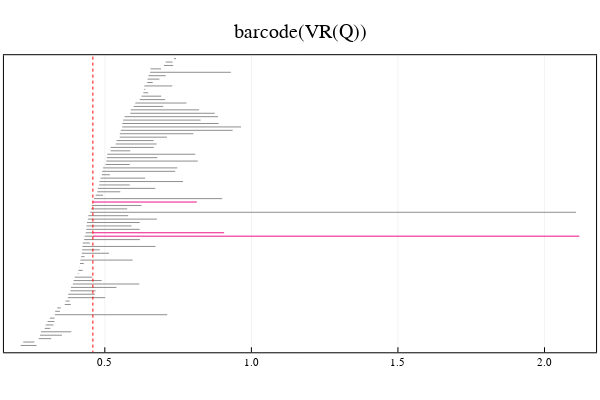

The notebook cell saved with this chart:
### Code cell
plot(p, title ="barcode(VR(Q))")

### Figure 1 — Plotly figure (JSON) as saved in the notebook; plotly's stock layout.template omitted (floating-point values rounded to 4 significant figures)
{"data": [{"colorbar": {"title": ""}, "hoverinfo": "text", "legendgroup": "y1", "line": {"color": "rgba(143, 143, 143, 1.000)", "dash": "solid", "shape": "linear", "width": 1}, "mode": "lines", "name": "y1", "showlegend": true, "text": ["class 18", "class 18"], "type": "scatter", "x": [0.213, 0.2671], "xaxis": "x1", "y": [1, 1], "yaxis": "y1", "zmax": null, "zmin": null}, {"colorbar": {"title": ""}, "hoverinfo": "text", "legendgroup": "y2", "line": {"color": "rgba(143, 143, 143, 1.000)", "dash": "solid", "shape": "linear", "width": 1}, "mode": "lines", "name": "y2", "showlegend": true, "text": ["class 19", "class 19"], "type": "scatter", "x": [0.2217, 0.26], "xaxis": "x1", "y": [2, 2], "yaxis": "y1", "zmax": null, "zmin": null}, {"colorbar": {"title": ""}, "hoverinfo": "text", "legendgroup": "y3", "line": {"color": "rgba(143, 143, 143, 1.000)", "dash": "solid", "shape": "linear", "width": 1}, "mode": "lines", "name": "y3", "showlegend": true, "text": ["class 20", "class 20"], "type": "scatter", "x": [0.2744, 0.3171], "xaxis": "x1", "y": [3, 3], "yaxis": "y1", "zmax": null, "zmin": null}, {"colorbar": {"title": ""}, "hoverinfo": "text", "legendgroup": "y4", "line": {"color": "rgba(143, 143, 143, 1.000)", "dash": "solid", "shape": "linear", "width": 1}, "mode": "lines", "name": "y4", "showlegend": true, "text": ["class 21", "class 21"], "type": "scatter", "x": [0.2791, 0.3537], "xaxis": "x1", "y": [4, 4], "yaxis": "y1", "zmax": null, "zmin": null}, {"colorbar": {"title": ""}, "hoverinfo": "text", "legendgroup": "y5", "line": {"color": "rgba(143, 143, 143, 1.000)", "dash": "solid", "shape": "linear", "width": 1}, "mode": "lines", "name": "y5", "showlegend": true, "text": ["class 22", "class 22"], "type": "scatter", "x": [0.2825, 0.386], "xaxis": "x1", "y": [5, 5], "yaxis": "y1", "zmax": null, "zmin": null}, {"colorbar": {"title": ""}, "hoverinfo": "text", "legendgroup": "y6", "line": {"color": "rgba(143, 143, 143, 1.000)", "dash": "solid", "shape": "linear", "width": 1}, "mode": "lines", "name": "y6", "showlegend": true, "text": ["class 1", "class 1"], "type": "scatter", "x": [0.295, 0.3141], "xaxis": "x1", "y": [6, 6], "yaxis": "y1", "zmax": null, "zmin": null}, {"colorbar": {"title": ""}, "hoverinfo": "text", "legendgroup": "y7", "line": {"color": "rgba(143, 143, 143, 1.000)", "dash": "solid", "shape": "linear", "width": 1}, "mode": "lines", "name": "y7", "showlegend": true, "text": ["class 2", "class 2"], "type": "scatter", "x": [0.2981, 0.3251], "xaxis": "x1", "y": [7, 7], "yaxis": "y1", "zmax": null, "zmin": null}, {"colorbar": {"title": ""}, "hoverinfo": "text", "legendgroup": "y8", "line": {"color": "rgba(143, 143, 143, 1.000)", "dash": "solid", "shape": "linear", "width": 1}, "mode": "lines", "name": "y8", "showlegend": true, "text": ["class 3", "class 3"], "type": "scatter", "x": [0.3047, 0.3284], "xaxis": "x1", "y": [8, 8], "yaxis": "y1", "zmax": null, "zmin": null}, {"colorbar": {"title": ""}, "hoverinfo": "text", "legendgroup": "y9", "line": {"color": "rgba(143, 143, 143, 1.000)", "dash": "solid", "shape": "linear", "width": 1}, "mode": "lines", "name": "y9", "showlegend": true, "text": ["class 23", "class 23"], "type": "scatter", "x": [0.3123, 0.3288], "xaxis": "x1", "y": [9, 9], "yaxis": "y1", "zmax": null, "zmin": null}, {"colorbar": {"title": ""}, "hoverinfo": "text", "legendgroup": "y10", "line": {"color": "rgba(143, 143, 143, 1.000)", "dash": "solid", "shape": "linear", "width": 1}, "mode": "lines", "name": "y10", "showlegend": true, "text": ["class 73", "class 73"], "type": "scatter", "x": [0.3297, 0.7131], "xaxis": "x1", "y": [10, 10], "yaxis": "y1", "zmax": null, "zmin": null}, {"colorbar": {"title": ""}, "hoverinfo": "text", "legendgroup": "y11", "line": {"color": "rgba(143, 143, 143, 1.000)", "dash": "solid", "shape": "linear", "width": 1}, "mode": "lines", "name": "y11", "showlegend": true, "text": ["class 24", "class 24"], "type": "scatter", "x": [0.3308, 0.3467], "xaxis": "x1", "y": [11, 11], "yaxis": "y1", "zmax": null, "zmin": null}, {"colorbar": {"title": ""}, "hoverinfo": "text", "legendgroup": "y12", "line": {"color": "rgba(143, 143, 143, 1.000)", "dash": "solid", "shape": "linear", "width": 1}, "mode": "lines", "name": "y12", "showlegend": true, "text": ["class 4", "class 4"], "type": "scatter", "x": [0.3379, 0.3497], "xaxis": "x1", "y": [12, 12], "yaxis": "y1", "zmax": null, "zmin": null}, {"colorbar": {"title": ""}, "hoverinfo": "text", "legendgroup": "y13", "line": {"color": "rgba(143, 143, 143, 1.000)", "dash": "solid", "shape": "linear", "width": 1}, "mode": "lines", "name": "y13", "showlegend": true, "text": ["class 25", "class 25"], "type": "scatter", "x": [0.3632, 0.384], "xaxis": "x1", "y": [13, 13], "yaxis": "y1", "zmax": null, "zmin": null}, {"colorbar": {"title": ""}, "hoverinfo": "text", "legendgroup": "y14", "line": {"color": "rgba(143, 143, 143, 1.000)", "dash": "solid", "shape": "linear", "width": 1}, "mode": "lines", "name": "y14", "showlegend": true, "text": ["class 26", "class 26"], "type": "scatter", "x": [0.3662, 0.3801], "xaxis": "x1", "y": [14, 14], "yaxis": "y1", "zmax": null, "zmin": null}, {"colorbar": {"title": ""}, "hoverinfo": "text", "legendgroup": "y15", "line": {"color": "rgba(143, 143, 143, 1.000)", "dash": "solid", "shape": "linear", "width": 1}, "mode": "lines", "name": "y15", "showlegend": true, "text": ["class 27", "class 27"], "type": "scatter", "x": [0.3742, 0.5013], "xaxis": "x1", "y": [15, 15], "yaxis": "y1", "zmax": null, "zmin": null}, {"colorbar": {"title": ""}, "hoverinfo": "text", "legendgroup": "y16", "line": {"color": "rgba(143, 143, 143, 1.000)", "dash": "solid", "shape": "linear", "width": 1}, "mode": "lines", "name": "y16", "showlegend": true, "text": ["class 28", "class 28"], "type": "scatter", "x": [0.3751, 0.4659], "xaxis": "x1", "y": [16, 16], "yaxis": "y1", "zmax": null, "zmin": null}, {"colorbar": {"title": ""}, "hoverinfo": "text", "legendgroup": "y17", "line": {"color": "rgba(143, 143, 143, 1.000)", "dash": "solid", "shape": "linear", "width": 1}, "mode": "lines", "name": "y17", "showlegend": true, "text": ["class 29", "class 29"], "type": "scatter", "x": [0.3827, 0.4686], "xaxis": "x1", "y": [17, 17], "yaxis": "y1", "zmax": null, "zmin": null}, {"colorbar": {"title": ""}, "hoverinfo": "text", "legendgroup": "y18", "line": {"color": "rgba(143, 143, 143, 1.000)", "dash": "solid", "shape": "linear", "width": 1}, "mode": "lines", "name": "y18", "showlegend": true, "text": ["class 30", "class 30"], "type": "scatter", "x": [0.3847, 0.5396], "xaxis": "x1", "y": [18, 18], "yaxis": "y1", "zmax": null, "zmin": null}, {"colorbar": {"title": ""}, "hoverinfo": "text", "legendgroup": "y19", "line": {"color": "rgba(143, 143, 143, 1.000)", "dash": "solid", "shape": "linear", "width": 1}, "mode": "lines", "name": "y19", "showlegend": true, "text": ["class 31", "class 31"], "type": "scatter", "x": [0.3908, 0.6174], "xaxis": "x1", "y": [19, 19], "yaxis": "y1", "zmax": null, "zmin": null}, {"colorbar": {"title": ""}, "hoverinfo": "text", "legendgroup": "y20", "line": {"color": "rgba(143, 143, 143, 1.000)", "dash": "solid", "shape": "linear", "width": 1}, "mode": "lines", "name": "y20", "showlegend": true, "text": ["class 32", "class 32"], "type": "scatter", "x": [0.3935, 0.4892], "xaxis": "x1", "y": [20, 20], "yaxis": "y1", "zmax": null, "zmin": null}, {"colorbar": {"title": ""}, "hoverinfo": "text", "legendgroup": "y21", "line": {"color": "rgba(143, 143, 143, 1.000)", "dash": "solid", "shape": "linear", "width": 1}, "mode": "lines", "name": "y21", "showlegend": true, "text": ["class 33", "class 33"], "type": "scatter", "x": [0.3971, 0.4572], "xaxis": "x1", "y": [21, 21], "yaxis": "y1", "zmax": null, "zmin": null}, {"colorbar": {"title": ""}, "hoverinfo": "text", "legendgroup": "y22", "line": {"color": "rgba(143, 143, 143, 1.000)", "dash": "solid", "shape": "linear", "width": 1}, "mode": "lines", "name": "y22", "showlegend": true, "text": ["class 5", "class 5"], "type": "scatter", "x": [0.4075, 0.4098], "xaxis": "x1", "y": [22, 22], "yaxis": "y1", "zmax": null, "zmin": null}, {"colorbar": {"title": ""}, "hoverinfo": "text", "legendgroup": "y23", "line": {"color": "rgba(143, 143, 143, 1.000)", "dash": "solid", "shape": "linear", "width": 1}, "mode": "lines", "name": "y23", "showlegend": true, "text": ["class 6", "class 6"], "type": "scatter", "x": [0.4095, 0.4246], "xaxis": "x1", "y": [23, 23], "yaxis": "y1", "zmax": null, "zmin": null}, {"colorbar": {"title": ""}, "hoverinfo": "text", "legendgroup": "y24", "line": {"color": "rgba(143, 143, 143, 1.000)", "dash": "solid", "shape": "linear", "width": 1}, "mode": "lines", "name": "y24", "showlegend": true, "text": ["class 7", "class 7"], "type": "scatter", "x": [0.4123, 0.4134], "xaxis": "x1", "y": [24, 24], "yaxis": "y1", "zmax": null, "zmin": null}, {"colorbar": {"title": ""}, "hoverinfo": "text", "legendgroup": "y25", "line": {"color": "rgba(143, 143, 143, 1.000)", "dash": "solid", "shape": "linear", "width": 1}, "mode": "lines", "name": "y25", "showlegend": true, "text": ["class 8", "class 8"], "type": "scatter", "x": [0.4151, 0.4281], "xaxis": "x1", "y": [25, 25], "yaxis": "y1", "zmax": null, "zmin": null}, {"colorbar": {"title": ""}, "hoverinfo": "text", "legendgroup": "y26", "line": {"color": "rgba(143, 143, 143, 1.000)", "dash": "solid", "shape": "linear", "width": 1}, "mode": "lines", "name": "y26", "showlegend": true, "text": ["class 34", "class 34"], "type": "scatter", "x": [0.4166, 0.595], "xaxis": "x1", "y": [26, 26], "yaxis": "y1", "zmax": null, "zmin": null}, {"colorbar": {"title": ""}, "hoverinfo": "text", "legendgroup": "y27", "line": {"color": "rgba(143, 143, 143, 1.000)", "dash": "solid", "shape": "linear", "width": 1}, "mode": "lines", "name": "y27", "showlegend": true, "text": ["class 9", "class 9"], "type": "scatter", "x": [0.4195, 0.4308], "xaxis": "x1", "y": [27, 27], "yaxis": "y1", "zmax": null, "zmin": null}, {"colorbar": {"title": ""}, "hoverinfo": "text", "legendgroup": "y28", "line": {"color": "rgba(143, 143, 143, 1.000)", "dash": "solid", "shape": "linear", "width": 1}, "mode": "lines", "name": "y28", "showlegend": true, "text": ["class 35", "class 35"], "type": "scatter", "x": [0.4213, 0.5145], "xaxis": "x1", "y": [28, 28], "yaxis": "y1", "zmax": null, "zmin": null}, {"colorbar": {"title": ""}, "hoverinfo": "text", "legendgroup": "y29", "line": {"color": "rgba(143, 143, 143, 1.000)", "dash": "solid", "shape": "linear", "width": 1}, "mode": "lines", "name": "y29", "showlegend": true, "text": ["class 10", "class 10"], "type": "scatter", "x": [0.4225, 0.4827], "xaxis": "x1", "y": [29, 29], "yaxis": "y1", "zmax": null, "zmin": null}, {"colorbar": {"title": ""}, "hoverinfo": "text", "legendgroup": "y30", "line": {"color": "rgba(143, 143, 143, 1.000)", "dash": "solid", "shape": "linear", "width": 1}, "mode": "lines", "name": "y30", "showlegend": true, "text": ["class 36", "class 36"], "type": "scatter", "x": [0.4236, 0.6728], "xaxis": "x1", "y": [30, 30], "yaxis": "y1", "zmax": null, "zmin": null}, {"colorbar": {"title": ""}, "hoverinfo": "text", "legendgroup": "y31", "line": {"color": "rgba(143, 143, 143, 1.000)", "dash": "solid", "shape": "linear", "width": 1}, "mode": "lines", "name": "y31", "showlegend": true, "text": ["class 37", "class 37"], "type": "scatter", "x": [0.4247, 0.4491], "xaxis": "x1", "y": [31, 31], "yaxis": "y1", "zmax": null, "zmin": null}, {"colorbar": {"title": ""}, "hoverinfo": "text", "legendgroup": "y32", "line": {"color": "rgba(143, 143, 143, 1.000)", "dash": "solid", "shape": "linear", "width": 1}, "mode": "lines", "name": "y32", "showlegend": true, "text": ["class 64", "class 64"], "type": "scatter", "x": [0.4293, 0.6197], "xaxis": "x1", "y": [32, 32], "yaxis": "y1", "zmax": null, "zmin": null}, {"colorbar": {"title": ""}, "hoverinfo": "text", "legendgroup": "y33", "line": {"color": "rgba(143, 143, 143, 1.000)", "dash": "solid", "shape": "linear", "width": 1}, "mode": "lines", "name": "y33", "showlegend": true, "text": ["class 84", "class 84"], "type": "scatter", "x": [0.431, 0.4593], "xaxis": "x1", "y": [33, 33], "yaxis": "y1", "zmax": null, "zmin": null}, {"colorbar": {"title": ""}, "hoverinfo": "text", "legendgroup": "y34", "line": {"color": "rgba(238, 18, 137, 1.000)", "dash": "solid", "shape": "linear", "width": 1}, "mode": "lines", "name": "y34", "showlegend": true, "text": ["class 84", "class 84"], "type": "scatter", "x": [0.4593, 2.119], "xaxis": "x1", "y": [33, 33], "yaxis": "y1", "zmax": null, "zmin": null}, {"colorbar": {"title": ""}, "hoverinfo": "text", "legendgroup": "y35", "line": {"color": "rgba(143, 143, 143, 1.000)", "dash": "solid", "shape": "linear", "width": 1}, "mode": "lines", "name": "y35", "showlegend": true, "text": ["class 79", "class 79"], "type": "scatter", "x": [0.4348, 0.4593], "xaxis": "x1", "y": [34, 34], "yaxis": "y1", "zmax": null, "zmin": null}, {"colorbar": {"title": ""}, "hoverinfo": "text", "legendgroup": "y36", "line": {"color": "rgba(238, 18, 137, 1.000)", "dash": "solid", "shape": "linear", "width": 1}, "mode": "lines", "name": "y36", "showlegend": true, "text": ["class 79", "class 79"], "type": "scatter", "x": [0.4593, 0.9071], "xaxis": "x1", "y": [34, 34], "yaxis": "y1", "zmax": null, "zmin": null}, {"colorbar": {"title": ""}, "hoverinfo": "text", "legendgroup": "y37", "line": {"color": "rgba(143, 143, 143, 1.000)", "dash": "solid", "shape": "linear", "width": 1}, "mode": "lines", "name": "y37", "showlegend": true, "text": ["class 38", "class 38"], "type": "scatter", "x": [0.4367, 0.619], "xaxis": "x1", "y": [35, 35], "yaxis": "y1", "zmax": null, "zmin": null}, {"colorbar": {"title": ""}, "hoverinfo": "text", "legendgroup": "y38", "line": {"color": "rgba(143, 143, 143, 1.000)", "dash": "solid", "shape": "linear", "width": 1}, "mode": "lines", "name": "y38", "showlegend": true, "text": ["class 39", "class 39"], "type": "scatter", "x": [0.4373, 0.5912], "xaxis": "x1", "y": [36, 36], "yaxis": "y1", "zmax": null, "zmin": null}, {"colorbar": {"title": ""}, "hoverinfo": "text", "legendgroup": "y39", "line": {"color": "rgba(143, 143, 143, 1.000)", "dash": "solid", "shape": "linear", "width": 1}, "mode": "lines", "name": "y39", "showlegend": true, "text": ["class 65", "class 65"], "type": "scatter", "x": [0.439, 0.6189], "xaxis": "x1", "y": [37, 37], "yaxis": "y1", "zmax": null, "zmin": null}, {"colorbar": {"title": ""}, "hoverinfo": "text", "legendgroup": "y40", "line": {"color": "rgba(143, 143, 143, 1.000)", "dash": "solid", "shape": "linear", "width": 1}, "mode": "lines", "name": "y40", "showlegend": true, "text": ["class 74", "class 74"], "type": "scatter", "x": [0.4425, 0.6776], "xaxis": "x1", "y": [38, 38], "yaxis": "y1", "zmax": null, "zmin": null}, {"colorbar": {"title": ""}, "hoverinfo": "text", "legendgroup": "y41", "line": {"color": "rgba(143, 143, 143, 1.000)", "dash": "solid", "shape": "linear", "width": 1}, "mode": "lines", "name": "y41", "showlegend": true, "text": ["class 40", "class 40"], "type": "scatter", "x": [0.4438, 0.5799], "xaxis": "x1", "y": [39, 39], "yaxis": "y1", "zmax": null, "zmin": null}, {"colorbar": {"title": ""}, "hoverinfo": "text", "legendgroup": "y42", "line": {"color": "rgba(143, 143, 143, 1.000)", "dash": "solid", "shape": "linear", "width": 1}, "mode": "lines", "name": "y42", "showlegend": true, "text": ["class 85", "class 85"], "type": "scatter", "x": [0.4504, 2.108], "xaxis": "x1", "y": [40, 40], "yaxis": "y1", "zmax": null, "zmin": null}, {"colorbar": {"title": ""}, "hoverinfo": "text", "legendgroup": "y43", "line": {"color": "rgba(143, 143, 143, 1.000)", "dash": "solid", "shape": "linear", "width": 1}, "mode": "lines", "name": "y43", "showlegend": true, "text": ["class 41", "class 41"], "type": "scatter", "x": [0.4536, 0.5765], "xaxis": "x1", "y": [41, 41], "yaxis": "y1", "zmax": null, "zmin": null}, {"colorbar": {"title": ""}, "hoverinfo": "text", "legendgroup": "y44", "line": {"color": "rgba(143, 143, 143, 1.000)", "dash": "solid", "shape": "linear", "width": 1}, "mode": "lines", "name": "y44", "showlegend": true, "text": ["class 66", "class 66"], "type": "scatter", "x": [0.4558, 0.6245], "xaxis": "x1", "y": [42, 42], "yaxis": "y1", "zmax": null, "zmin": null}, {"colorbar": {"title": ""}, "hoverinfo": "text", "legendgroup": "y45", "line": {"color": "rgba(143, 143, 143, 1.000)", "dash": "solid", "shape": "linear", "width": 1}, "mode": "lines", "name": "y45", "showlegend": true, "text": ["class 75", "class 75"], "type": "scatter", "x": [0.4593, 0.4593], "xaxis": "x1", "y": [43, 43], "yaxis": "y1", "zmax": null, "zmin": null}, {"colorbar": {"title": ""}, "hoverinfo": "text", "legendgroup": "y46", "line": {"color": "rgba(238, 18, 137, 1.000)", "dash": "solid", "shape": "linear", "width": 1}, "mode": "lines", "name": "y46", "showlegend": true, "text": ["class 75", "class 75"], "type": "scatter", "x": [0.4593, 0.8139], "xaxis": "x1", "y": [43, 43], "yaxis": "y1", "zmax": null, "zmin": null}, {"colorbar": {"title": ""}, "hoverinfo": "text", "legendgroup": "y47", "line": {"color": "rgba(143, 143, 143, 1.000)", "dash": "solid", "shape": "linear", "width": 1}, "mode": "lines", "name": "y47", "showlegend": true, "text": ["class 80", "class 80"], "type": "scatter", "x": [0.463, 0.9004], "xaxis": "x1", "y": [44, 44], "yaxis": "y1", "zmax": null, "zmin": null}, {"colorbar": {"title": ""}, "hoverinfo": "text", "legendgroup": "y48", "line": {"color": "rgba(143, 143, 143, 1.000)", "dash": "solid", "shape": "linear", "width": 1}, "mode": "lines", "name": "y48", "showlegend": true, "text": ["class 11", "class 11"], "type": "scatter", "x": [0.4689, 0.4939], "xaxis": "x1", "y": [45, 45], "yaxis": "y1", "zmax": null, "zmin": null}, {"colorbar": {"title": ""}, "hoverinfo": "text", "legendgroup": "y49", "line": {"color": "rgba(143, 143, 143, 1.000)", "dash": "solid", "shape": "linear", "width": 1}, "mode": "lines", "name": "y49", "showlegend": true, "text": ["class 42", "class 42"], "type": "scatter", "x": [0.4745, 0.5528], "xaxis": "x1", "y": [46, 46], "yaxis": "y1", "zmax": null, "zmin": null}, {"colorbar": {"title": ""}, "hoverinfo": "text", "legendgroup": "y50", "line": {"color": "rgba(143, 143, 143, 1.000)", "dash": "solid", "shape": "linear", "width": 1}, "mode": "lines", "name": "y50", "showlegend": true, "text": ["class 67", "class 67"], "type": "scatter", "x": [0.476, 0.6721], "xaxis": "x1", "y": [47, 47], "yaxis": "y1", "zmax": null, "zmin": null}, {"colorbar": {"title": ""}, "hoverinfo": "text", "legendgroup": "y51", "line": {"color": "rgba(143, 143, 143, 1.000)", "dash": "solid", "shape": "linear", "width": 1}, "mode": "lines", "name": "y51", "showlegend": true, "text": ["class 43", "class 43"], "type": "scatter", "x": [0.481, 0.5852], "xaxis": "x1", "y": [48, 48], "yaxis": "y1", "zmax": null, "zmin": null}, {"colorbar": {"title": ""}, "hoverinfo": "text", "legendgroup": "y52", "line": {"color": "rgba(143, 143, 143, 1.000)", "dash": "solid", "shape": "linear", "width": 1}, "mode": "lines", "name": "y52", "showlegend": true, "text": ["class 76", "class 76"], "type": "scatter", "x": [0.4817, 0.7668], "xaxis": "x1", "y": [49, 49], "yaxis": "y1", "zmax": null, "zmin": null}, {"colorbar": {"title": ""}, "hoverinfo": "text", "legendgroup": "y53", "line": {"color": "rgba(143, 143, 143, 1.000)", "dash": "solid", "shape": "linear", "width": 1}, "mode": "lines", "name": "y53", "showlegend": true, "text": ["class 44", "class 44"], "type": "scatter", "x": [0.4853, 0.6376], "xaxis": "x1", "y": [50, 50], "yaxis": "y1", "zmax": null, "zmin": null}, {"colorbar": {"title": ""}, "hoverinfo": "text", "legendgroup": "y54", "line": {"color": "rgba(143, 143, 143, 1.000)", "dash": "solid", "shape": "linear", "width": 1}, "mode": "lines", "name": "y54", "showlegend": true, "text": ["class 45", "class 45"], "type": "scatter", "x": [0.4902, 0.5172], "xaxis": "x1", "y": [51, 51], "yaxis": "y1", "zmax": null, "zmin": null}, {"colorbar": {"title": ""}, "hoverinfo": "text", "legendgroup": "y55", "line": {"color": "rgba(143, 143, 143, 1.000)", "dash": "solid", "shape": "linear", "width": 1}, "mode": "lines", "name": "y55", "showlegend": true, "text": ["class 68", "class 68"], "type": "scatter", "x": [0.4908, 0.74], "xaxis": "x1", "y": [52, 52], "yaxis": "y1", "zmax": null, "zmin": null}, {"colorbar": {"title": ""}, "hoverinfo": "text", "legendgroup": "y56", "line": {"color": "rgba(143, 143, 143, 1.000)", "dash": "solid", "shape": "linear", "width": 1}, "mode": "lines", "name": "y56", "showlegend": true, "text": ["class 46", "class 46"], "type": "scatter", "x": [0.4939, 0.7472], "xaxis": "x1", "y": [53, 53], "yaxis": "y1", "zmax": null, "zmin": null}, {"colorbar": {"title": ""}, "hoverinfo": "text", "legendgroup": "y57", "line": {"color": "rgba(143, 143, 143, 1.000)", "dash": "solid", "shape": "linear", "width": 1}, "mode": "lines", "name": "y57", "showlegend": true, "text": ["class 47", "class 47"], "type": "scatter", "x": [0.5024, 0.5854], "xaxis": "x1", "y": [54, 54], "yaxis": "y1", "zmax": null, "zmin": null}, {"colorbar": {"title": ""}, "hoverinfo": "text", "legendgroup": "y58", "line": {"color": "rgba(143, 143, 143, 1.000)", "dash": "solid", "shape": "linear", "width": 1}, "mode": "lines", "name": "y58", "showlegend": true, "text": ["class 77", "class 77"], "type": "scatter", "x": [0.5051, 0.8171], "xaxis": "x1", "y": [55, 55], "yaxis": "y1", "zmax": null, "zmin": null}, {"colorbar": {"title": ""}, "hoverinfo": "text", "legendgroup": "y59", "line": {"color": "rgba(143, 143, 143, 1.000)", "dash": "solid", "shape": "linear", "width": 1}, "mode": "lines", "name": "y59", "showlegend": true, "text": ["class 48", "class 48"], "type": "scatter", "x": [0.5069, 0.6791], "xaxis": "x1", "y": [56, 56], "yaxis": "y1", "zmax": null, "zmin": null}, {"colorbar": {"title": ""}, "hoverinfo": "text", "legendgroup": "y60", "line": {"color": "rgba(143, 143, 143, 1.000)", "dash": "solid", "shape": "linear", "width": 1}, "mode": "lines", "name": "y60", "showlegend": true, "text": ["class 69", "class 69"], "type": "scatter", "x": [0.5085, 0.8084], "xaxis": "x1", "y": [57, 57], "yaxis": "y1", "zmax": null, "zmin": null}, {"colorbar": {"title": ""}, "hoverinfo": "text", "legendgroup": "y61", "line": {"color": "rgba(143, 143, 143, 1.000)", "dash": "solid", "shape": "linear", "width": 1}, "mode": "lines", "name": "y61", "showlegend": true, "text": ["class 49", "class 49"], "type": "scatter", "x": [0.5198, 0.5868], "xaxis": "x1", "y": [58, 58], "yaxis": "y1", "zmax": null, "zmin": null}, {"colorbar": {"title": ""}, "hoverinfo": "text", "legendgroup": "y62", "line": {"color": "rgba(143, 143, 143, 1.000)", "dash": "solid", "shape": "linear", "width": 1}, "mode": "lines", "name": "y62", "showlegend": true, "text": ["class 50", "class 50"], "type": "scatter", "x": [0.5198, 0.6671], "xaxis": "x1", "y": [59, 59], "yaxis": "y1", "zmax": null, "zmin": null}, {"colorbar": {"title": ""}, "hoverinfo": "text", "legendgroup": "y63", "line": {"color": "rgba(143, 143, 143, 1.000)", "dash": "solid", "shape": "linear", "width": 1}, "mode": "lines", "name": "y63", "showlegend": true, "text": ["class 12", "class 12"], "type": "scatter", "x": [0.5372, 0.6769], "xaxis": "x1", "y": [60, 60], "yaxis": "y1", "zmax": null, "zmin": null}, {"colorbar": {"title": ""}, "hoverinfo": "text", "legendgroup": "y64", "line": {"color": "rgba(143, 143, 143, 1.000)", "dash": "solid", "shape": "linear", "width": 1}, "mode": "lines", "name": "y64", "showlegend": true, "text": ["class 51", "class 51"], "type": "scatter", "x": [0.5403, 0.6667], "xaxis": "x1", "y": [61, 61], "yaxis": "y1", "zmax": null, "zmin": null}, {"colorbar": {"title": ""}, "hoverinfo": "text", "legendgroup": "y65", "line": {"color": "rgba(143, 143, 143, 1.000)", "dash": "solid", "shape": "linear", "width": 1}, "mode": "lines", "name": "y65", "showlegend": true, "text": ["class 52", "class 52"], "type": "scatter", "x": [0.5509, 0.7119], "xaxis": "x1", "y": [62, 62], "yaxis": "y1", "zmax": null, "zmin": null}, {"colorbar": {"title": ""}, "hoverinfo": "text", "legendgroup": "y66", "line": {"color": "rgba(143, 143, 143, 1.000)", "dash": "solid", "shape": "linear", "width": 1}, "mode": "lines", "name": "y66", "showlegend": true, "text": ["class 53", "class 53"], "type": "scatter", "x": [0.5512, 0.8021], "xaxis": "x1", "y": [63, 63], "yaxis": "y1", "zmax": null, "zmin": null}, {"colorbar": {"title": ""}, "hoverinfo": "text", "legendgroup": "y67", "line": {"color": "rgba(143, 143, 143, 1.000)", "dash": "solid", "shape": "linear", "width": 1}, "mode": "lines", "name": "y67", "showlegend": true, "text": ["class 82", "class 82"], "type": "scatter", "x": [0.5547, 0.936], "xaxis": "x1", "y": [64, 64], "yaxis": "y1", "zmax": null, "zmin": null}, {"colorbar": {"title": ""}, "hoverinfo": "text", "legendgroup": "y68", "line": {"color": "rgba(143, 143, 143, 1.000)", "dash": "solid", "shape": "linear", "width": 1}, "mode": "lines", "name": "y68", "showlegend": true, "text": ["class 83", "class 83"], "type": "scatter", "x": [0.5594, 0.9647], "xaxis": "x1", "y": [65, 65], "yaxis": "y1", "zmax": null, "zmin": null}, {"colorbar": {"title": ""}, "hoverinfo": "text", "legendgroup": "y69", "line": {"color": "rgba(143, 143, 143, 1.000)", "dash": "solid", "shape": "linear", "width": 1}, "mode": "lines", "name": "y69", "showlegend": true, "text": ["class 54", "class 54"], "type": "scatter", "x": [0.5597, 0.8882], "xaxis": "x1", "y": [66, 66], "yaxis": "y1", "zmax": null, "zmin": null}, {"colorbar": {"title": ""}, "hoverinfo": "text", "legendgroup": "y70", "line": {"color": "rgba(143, 143, 143, 1.000)", "dash": "solid", "shape": "linear", "width": 1}, "mode": "lines", "name": "y70", "showlegend": true, "text": ["class 81", "class 81"], "type": "scatter", "x": [0.5625, 0.8266], "xaxis": "x1", "y": [67, 67], "yaxis": "y1", "zmax": null, "zmin": null}, {"colorbar": {"title": ""}, "hoverinfo": "text", "legendgroup": "y71", "line": {"color": "rgba(143, 143, 143, 1.000)", "dash": "solid", "shape": "linear", "width": 1}, "mode": "lines", "name": "y71", "showlegend": true, "text": ["class 70", "class 70"], "type": "scatter", "x": [0.5677, 0.8863], "xaxis": "x1", "y": [68, 68], "yaxis": "y1", "zmax": null, "zmin": null}, {"colorbar": {"title": ""}, "hoverinfo": "text", "legendgroup": "y72", "line": {"color": "rgba(143, 143, 143, 1.000)", "dash": "solid", "shape": "linear", "width": 1}, "mode": "lines", "name": "y72", "showlegend": true, "text": ["class 55", "class 55"], "type": "scatter", "x": [0.5869, 0.875], "xaxis": "x1", "y": [69, 69], "yaxis": "y1", "zmax": null, "zmin": null}, {"colorbar": {"title": ""}, "hoverinfo": "text", "legendgroup": "y73", "line": {"color": "rgba(143, 143, 143, 1.000)", "dash": "solid", "shape": "linear", "width": 1}, "mode": "lines", "name": "y73", "showlegend": true, "text": ["class 56", "class 56"], "type": "scatter", "x": [0.5887, 0.8217], "xaxis": "x1", "y": [70, 70], "yaxis": "y1", "zmax": null, "zmin": null}, {"colorbar": {"title": ""}, "hoverinfo": "text", "legendgroup": "y74", "line": {"color": "rgba(143, 143, 143, 1.000)", "dash": "solid", "shape": "linear", "width": 1}, "mode": "lines", "name": "y74", "showlegend": true, "text": ["class 13", "class 13"], "type": "scatter", "x": [0.5987, 0.6993], "xaxis": "x1", "y": [71, 71], "yaxis": "y1", "zmax": null, "zmin": null}, {"colorbar": {"title": ""}, "hoverinfo": "text", "legendgroup": "y75", "line": {"color": "rgba(143, 143, 143, 1.000)", "dash": "solid", "shape": "linear", "width": 1}, "mode": "lines", "name": "y75", "showlegend": true, "text": ["class 78", "class 78"], "type": "scatter", "x": [0.6041, 0.7786], "xaxis": "x1", "y": [72, 72], "yaxis": "y1", "zmax": null, "zmin": null}, {"colorbar": {"title": ""}, "hoverinfo": "text", "legendgroup": "y76", "line": {"color": "rgba(143, 143, 143, 1.000)", "dash": "solid", "shape": "linear", "width": 1}, "mode": "lines", "name": "y76", "showlegend": true, "text": ["class 71", "class 71"], "type": "scatter", "x": [0.6191, 0.7061], "xaxis": "x1", "y": [73, 73], "yaxis": "y1", "zmax": null, "zmin": null}, {"colorbar": {"title": ""}, "hoverinfo": "text", "legendgroup": "y77", "line": {"color": "rgba(143, 143, 143, 1.000)", "dash": "solid", "shape": "linear", "width": 1}, "mode": "lines", "name": "y77", "showlegend": true, "text": ["class 72", "class 72"], "type": "scatter", "x": [0.6254, 0.6926], "xaxis": "x1", "y": [74, 74], "yaxis": "y1", "zmax": null, "zmin": null}, {"colorbar": {"title": ""}, "hoverinfo": "text", "legendgroup": "y78", "line": {"color": "rgba(143, 143, 143, 1.000)", "dash": "solid", "shape": "linear", "width": 1}, "mode": "lines", "name": "y78", "showlegend": true, "text": ["class 14", "class 14"], "type": "scatter", "x": [0.6315, 0.6479], "xaxis": "x1", "y": [75, 75], "yaxis": "y1", "zmax": null, "zmin": null}, {"colorbar": {"title": ""}, "hoverinfo": "text", "legendgroup": "y79", "line": {"color": "rgba(143, 143, 143, 1.000)", "dash": "solid", "shape": "linear", "width": 1}, "mode": "lines", "name": "y79", "showlegend": true, "text": ["class 15", "class 15"], "type": "scatter", "x": [0.6346, 0.6386], "xaxis": "x1", "y": [76, 76], "yaxis": "y1", "zmax": null, "zmin": null}, {"colorbar": {"title": ""}, "hoverinfo": "text", "legendgroup": "y80", "line": {"color": "rgba(143, 143, 143, 1.000)", "dash": "solid", "shape": "linear", "width": 1}, "mode": "lines", "name": "y80", "showlegend": true, "text": ["class 57", "class 57"], "type": "scatter", "x": [0.6348, 0.7301], "xaxis": "x1", "y": [77, 77], "yaxis": "y1", "zmax": null, "zmin": null}, {"colorbar": {"title": ""}, "hoverinfo": "text", "legendgroup": "y81", "line": {"color": "rgba(143, 143, 143, 1.000)", "dash": "solid", "shape": "linear", "width": 1}, "mode": "lines", "name": "y81", "showlegend": true, "text": ["class 58", "class 58"], "type": "scatter", "x": [0.6446, 0.6634], "xaxis": "x1", "y": [78, 78], "yaxis": "y1", "zmax": null, "zmin": null}, {"colorbar": {"title": ""}, "hoverinfo": "text", "legendgroup": "y82", "line": {"color": "rgba(143, 143, 143, 1.000)", "dash": "solid", "shape": "linear", "width": 1}, "mode": "lines", "name": "y82", "showlegend": true, "text": ["class 59", "class 59"], "type": "scatter", "x": [0.646, 0.6864], "xaxis": "x1", "y": [79, 79], "yaxis": "y1", "zmax": null, "zmin": null}, {"colorbar": {"title": ""}, "hoverinfo": "text", "legendgroup": "y83", "line": {"color": "rgba(143, 143, 143, 1.000)", "dash": "solid", "shape": "linear", "width": 1}, "mode": "lines", "name": "y83", "showlegend": true, "text": ["class 60", "class 60"], "type": "scatter", "x": [0.6491, 0.7076], "xaxis": "x1", "y": [80, 80], "yaxis": "y1", "zmax": null, "zmin": null}, {"colorbar": {"title": ""}, "hoverinfo": "text", "legendgroup": "y84", "line": {"color": "rgba(143, 143, 143, 1.000)", "dash": "solid", "shape": "linear", "width": 1}, "mode": "lines", "name": "y84", "showlegend": true, "text": ["class 61", "class 61"], "type": "scatter", "x": [0.6544, 0.9301], "xaxis": "x1", "y": [81, 81], "yaxis": "y1", "zmax": null, "zmin": null}, {"colorbar": {"title": ""}, "hoverinfo": "text", "legendgroup": "y85", "line": {"color": "rgba(143, 143, 143, 1.000)", "dash": "solid", "shape": "linear", "width": 1}, "mode": "lines", "name": "y85", "showlegend": true, "text": ["class 62", "class 62"], "type": "scatter", "x": [0.6559, 0.6917], "xaxis": "x1", "y": [82, 82], "yaxis": "y1", "zmax": null, "zmin": null}, {"colorbar": {"title": ""}, "hoverinfo": "text", "legendgroup": "y86", "line": {"color": "rgba(143, 143, 143, 1.000)", "dash": "solid", "shape": "linear", "width": 1}, "mode": "lines", "name": "y86", "showlegend": true, "text": ["class 16", "class 16"], "type": "scatter", "x": [0.7016, 0.7333], "xaxis": "x1", "y": [83, 83], "yaxis": "y1", "zmax": null, "zmin": null}, {"colorbar": {"title": ""}, "hoverinfo": "text", "legendgroup": "y87", "line": {"color": "rgba(143, 143, 143, 1.000)", "dash": "solid", "shape": "linear", "width": 1}, "mode": "lines", "name": "y87", "showlegend": true, "text": ["class 63", "class 63"], "type": "scatter", "x": [0.7073, 0.7313], "xaxis": "x1", "y": [84, 84], "yaxis": "y1", "zmax": null, "zmin": null}, {"colorbar": {"title": ""}, "hoverinfo": "text", "legendgroup": "y88", "line": {"color": "rgba(143, 143, 143, 1.000)", "dash": "solid", "shape": "linear", "width": 1}, "mode": "lines", "name": "y88", "showlegend": true, "text": ["class 17", "class 17"], "type": "scatter", "x": [0.7358, 0.7432], "xaxis": "x1", "y": [85, 85], "yaxis": "y1", "zmax": null, "zmin": null}, {"colorbar": {"title": ""}, "legendgroup": "y89", "line": {"color": "rgba(255, 0, 0, 1.000)", "dash": "dot", "shape": "linear", "width": 1}, "mode": "lines", "name": "y89", "showlegend": true, "type": "scatter", "x": [0.4593, 0.4593], "xaxis": "x1", "y": [-8701, 8786], "yaxis": "y1", "zmax": null, "zmin": null}], "layout": {"annotations": [{"font": {"color": "rgba(0, 0, 0, 1.000)", "family": "sans-serif", "size": 20}, "rotation": 0, "showarrow": false, "text": "barcode(VR(Q))", "x": 0.5, "xanchor": "center", "xref": "paper", "y": 1, "yanchor": "top", "yref": "paper"}], "height": 400, "margin": {"b": 20, "l": 0, "r": 0, "t": 20}, "paper_bgcolor": "rgba(255, 255, 255, 1.000)", "plot_bgcolor": "rgba(255, 255, 255, 1.000)", "showlegend": false, "width": 600, "xaxis": {"anchor": "y1", "domain": [0.006562, 0.9934], "gridcolor": "rgba(0, 0, 0, 0.100)", "gridwidth": 0.5, "linecolor": "rgba(0, 0, 0, 1.000)", "mirror": true, "range": [0.1559, 2.176], "showgrid": true, "showline": true, "showticklabels": true, "tickangle": 0, "tickcolor": "rgb(0, 0, 0)", "tickfont": {"color": "rgba(0, 0, 0, 1.000)", "family": "sans-serif", "size": 11}, "tickmode": "array", "ticks": "inside", "ticktext": ["0.5", "1.0", "1.5", "2.0"], "tickvals": [0.5, 1, 1.5, 2], "title": "", "titlefont": {"color": "rgba(0, 0, 0, 1.000)", "family": "sans-serif", "size": 15}, "type": "-", "visible": true, "zeroline": false, "zerolinecolor": "rgba(0, 0, 0, 1.000)"}, "yaxis": {"anchor": "x1", "domain": [0.07699, 0.9022], "gridcolor": "rgba(0, 0, 0, 0.100)", "gridwidth": 0.5, "linecolor": "rgba(0, 0, 0, 1.000)", "mirror": true, "range": [-1, 86], "showgrid": true, "showline": true, "showticklabels": true, "tickangle": 0, "tickcolor": "rgb(0, 0, 0)", "tickfont": {"color": "rgba(0, 0, 0, 1.000)", "family": "sans-serif", "size": 11}, "tickmode": "array", "ticks": "inside", "ticktext": [], "tickvals": [], "title": "", "titlefont": {"color": "rgba(0, 0, 0, 1.000)", "family": "sans-serif", "size": 15}, "type": "-", "visible": true, "zeroline": false, "zerolinecolor": "rgba(0, 0, 0, 1.000)"}}}
